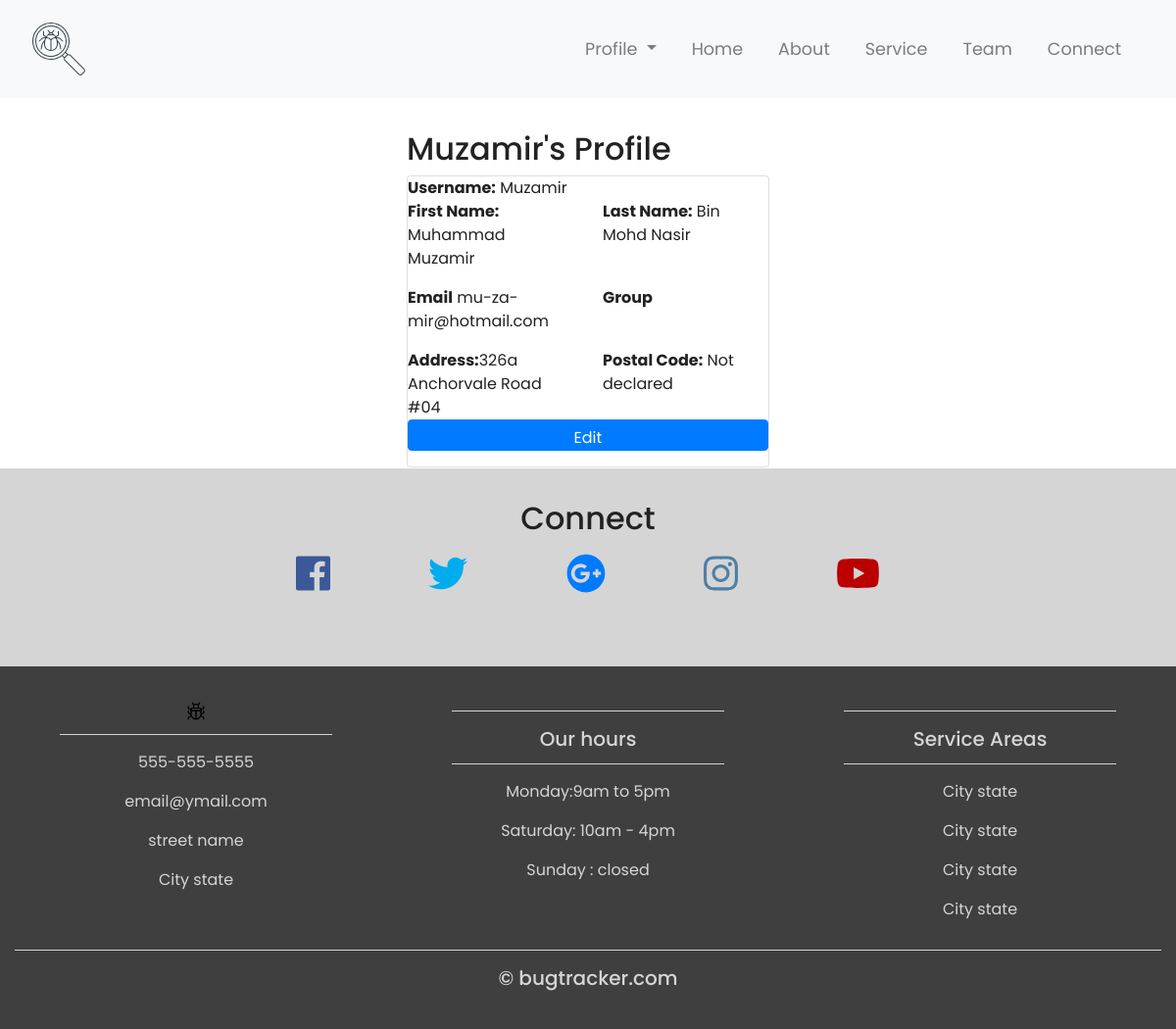
The app's page /users/4/profile (signed in), older data.
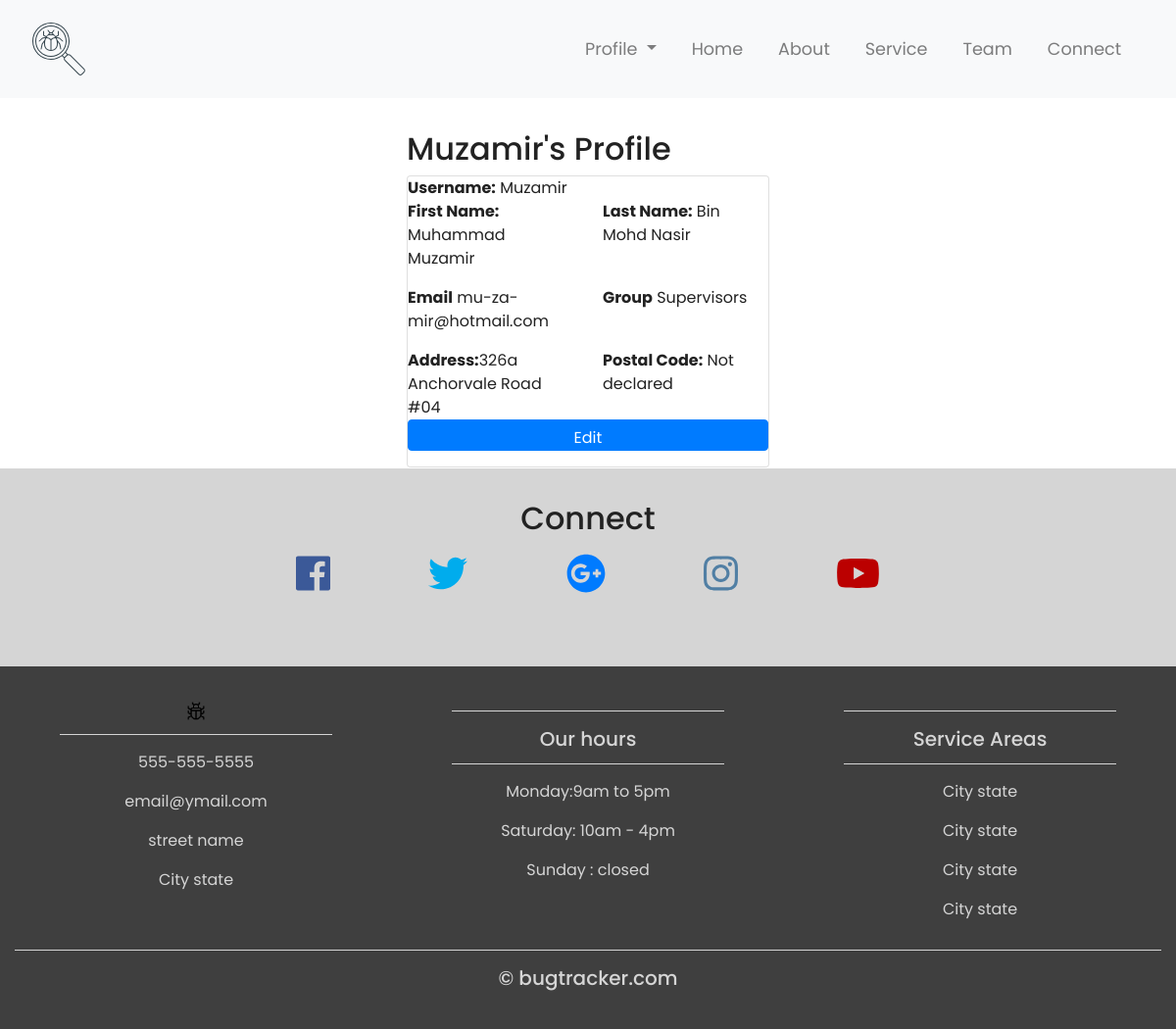
The same page, newer data.
### users/models.py (models this page shows, shortened)
class CustomUser(AbstractUser):
    address = models.CharField(max_length=500, blank=True)
    postal = models.PositiveIntegerField(default=0,blank=True,validators=[MaxValueValidator(1000)])
    contact = PhoneNumberField(blank=True)

### users/views.py (the view)
# urls.py: path('<int:pk>/profile', views.DetailProfile.as_view(), name='profile'),
class DetailProfile(generic.DetailView):
        model = User
        template_name = 'profile.html'

### templates/profile.html (shortened to what this page needs)
{% extends 'base.html' %}
{% block content %}
<div class="col-sm-4">
</div>
<div class="container col-sm-4">
  <h2>{{user.username|title}}'s Profile</h2>
  <div class="card">
    <div><b>Username:</b> {{ user.username|title }}</div>
    <div class="row">
      <div class="col-md-6"><p><b>First Name:</b> {{ user.first_name|title }}</p></div>
      <div class="col-md-6"><b>Last Name:</b> {{ user.last_name|title }}</div>
    </div>
    <div class="row">
      <div class="col-md-6"><p><b>Email</b> {{ user.email }}</p></div>
      <div class="col-md-6"><b>Group</b> {{ user.groups.all.0 }}</div>
    </div>
    <div class="row">
      <div class="col-md-6"><b>Address:</b>{{ user.address|title }}</div>
      <div class="col-md-6">
        <b>Postal Code:</b>{% if user.postal == 0 %}
        Not declared
        {% else %}
        {{ user.postal }}
        {% endif %}
      </div>
    </div>
    <a class="btn btn-primary" href="{% url 'edit-profile' user.id %}">Edit</a>
  </div>
  <div class="col-sm-4">
  </div>
{% endblock %}

### templates/base.html (shortened to what this page needs)
{% load static %}
<!DOCTYPE html>
<html lang="en">
<head>
	<link rel="stylesheet" href="https://maxcdn.bootstrapcdn.com/bootstrap/4.0.0/css/bootstrap.min.css">
	<link type = "text/css" href="{% static '/styles/main.css' %}" rel="stylesheet">
	<link type = "text/css" href="{% static '/custom.css' %}" rel="stylesheet">
</head>
<body>
<nav class="navbar navbar-expand-md navbar-light bg-light sticky-top">
	<div class="container-fluid">
		<a href="{% url 'home' %}" class="navbar-brand"><img class="img-fluid" src="{% static 'img/logo.svg' %}"></a>
		<div class="collapse navbar-collapse" id ="navbarResponsive">
			<ul class="navbar-nav ml-auto">
				{% if user.is_authenticated %}
				<li class="nav-item dropdown">
			<a class="nav-link dropdown-toggle" href="#" id="navbarDropdownMenuLink" data-toggle="dropdown" aria-haspopup="true" aria-expanded="false">
				Profile
			</a>
				{% endif %}
				</li>
				<li class="nav-item"><a href="{% url 'home' %}" class="nav-link">Home</a></li>
				<li class="nav-item"><a href="#" class="nav-link">About</a></li>
				<li class="nav-item"><a href="#" class="nav-link">Service</a></li>
				<li class="nav-item"><a href="#" class="nav-link">Team</a></li>
				<li class="nav-item"><a href="#" class="nav-link">Connect</a></li>
			</ul>
		</div>
	</div>
</nav>
  <main>
    {% block content %}
    {% endblock %}
  </main>
  <div class="social-container container-fluid padding">
  	<div class="row text-center padding">
  		<div class="col-12">
  			<h2>Connect</h2>
  				<div class="col-12 social">
  					<a href="#"><i class="fab fa-facebook"></i></a>
  					<a href="#"><i class="fab fa-twitter"></i></a>
  					<a href="#"><i class="fab fa-google-plus"></i></a>
  					<a href="#"><i class="fab fa-instagram"></i></a>
  					<a href="#"><i class="fab fa-youtube"></i></a>
  				</div>
  		</div>
  	</div>
  </div>
  <footer>
  	<div class="container-fluid padding">
  		<div class="row text-center">
  			<div class="col-md-4">
  				<img class="bug-icon img-fluid" src="{% static 'img/bug.png' %}" alt="">
  				<hr class="light">
  				<p>555-555-5555</p>
  				<p>email@ymail.com</p>
  				<p>street name</p>
  				<p>City state</p>
  			</div>
  			<div class="col-md-4">
  				<hr class="light">
  				<h5>Our hours</h5>
  				<hr class="light">
  				<p>Monday:9am to 5pm</p>
  				<p>Saturday: 10am - 4pm</p>
  				<p>Sunday : closed</p>
  			</div>
  			<div class="col-md-4">
  				<hr class="light">
  				<h5>Service Areas</h5>
  				<hr class="light">
  				<p>City state</p>
  				<p>City state</p>
  				<p>City state</p>
  				<p>City state</p>
  			</div>
  	<div class="col-12">
  		<hr class="light-100">
  		<h5>&copy; bugtracker.com</h5>
  	</div>
  		</div>
  	</div>
  </footer>
</body>
</html>

### bugtracker/static/styles/main.css (style rules this page uses)
html,body { height: 100%; width:100%; font-family: 'Poppins', sans-serif; color: #222 }
.btn { margin-bottom:1rem; padding-bottom: 0rem; }
.navbar { padding: .8rem; }
.navbar-nav li { padding-right:20px; }
.nav-link { font-size: 1.1em !important; }
.bug-icon { height: 20px; width:20px; }
.social a { font-size: 2.5em; padding: 3rem; }
.fa-facebook { color: #3b5998; }
.fa-twitter { color: #00aced; }
.fa-instagram { color: #517fa4; }
.fa-youtube { color: #bb0000; }
.padding { padding-bottom: 2rem; }
h2 { padding-top:2rem }
.social-container { background-color: #d5d5d5; }
footer { background-color: #3f3f3f; color: #d5d5d5; padding-top: 2rem; }
hr.light { border-top: 1px solid #d5d5d5; width:75%; margin-top: .8rem; margin-bottom: 1rem; }
hr.light-100 { border-top: 1px solid #d5d5d5; width:100%; margin-top: .8rem; margin-bottom: 1rem; }

Row changes from the older to the newer data that the page shows:
changed CustomUser "Muzamir": groups.all.0 (not shown) → "Supervisors"
